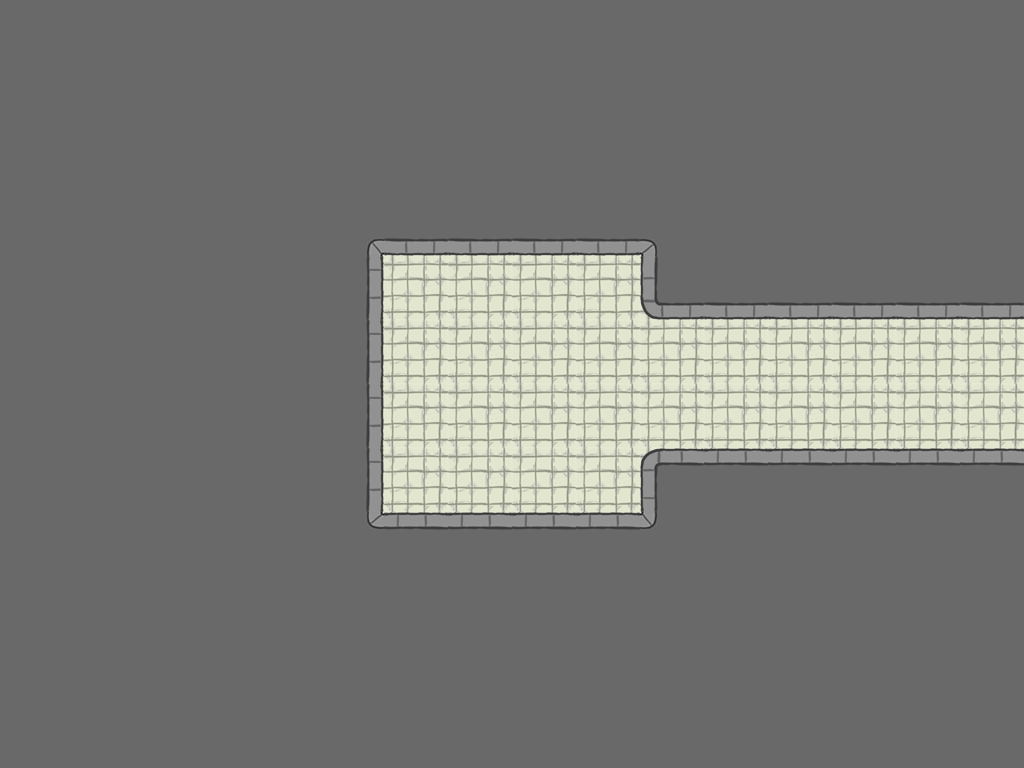

A 2D game scene composited from a Tiled map and its tileset images. What follows is a short description and the map's XML, with every tile layer's data as written:
An orthogonal 16x12 tile map with 64x64 px tiles, 1 tile layer (Tiles) and 2 objects (Door, Controls).

<map version="1.0" orientation="orthogonal" width="16" height="12" tilewidth="64" tileheight="64">
 <tileset firstgid="1" name="tileset" tilewidth="64" tileheight="64">
  <image source="../TileSets/tileset.png" width="384" height="192" />
  <tile id="0">
   <properties>
    <property name="walkCost" value="100" />
   </properties>
  </tile>
  <tile id="1">
   <properties>
    <property name="walkCost" value="100" />
   </properties>
  </tile>
  <tile id="6">
   <properties>
    <property name="walkCost" value="100" />
   </properties>
  </tile>
 </tileset>
 <layer name="Tiles" width="16" height="12">
  <data>
   <tile gid="8" />
   <tile gid="8" />
   <tile gid="8" />
   <tile gid="8" />
   <tile gid="8" />
   <tile gid="8" />
   <tile gid="8" />
   <tile gid="8" />
   <tile gid="8" />
   <tile gid="8" />
   <tile gid="8" />
   <tile gid="8" />
   <tile gid="8" />
   <tile gid="8" />
   <tile gid="8" />
   <tile gid="8" />
   <tile gid="8" />
   <tile gid="8" />
   <tile gid="8" />
   <tile gid="8" />
   <tile gid="8" />
   <tile gid="8" />
   <tile gid="8" />
   <tile gid="8" />
   <tile gid="8" />
   <tile gid="8" />
   <tile gid="8" />
   <tile gid="8" />
   <tile gid="8" />
   <tile gid="8" />
   <tile gid="8" />
   <tile gid="8" />
   <tile gid="8" />
   <tile gid="8" />
   <tile gid="8" />
   <tile gid="8" />
   <tile gid="8" />
   <tile gid="8" />
   <tile gid="8" />
   <tile gid="8" />
   <tile gid="8" />
   <tile gid="8" />
   <tile gid="8" />
   <tile gid="8" />
   <tile gid="8" />
   <tile gid="8" />
   <tile gid="8" />
   <tile gid="8" />
   <tile gid="8" />
   <tile gid="8" />
   <tile gid="8" />
   <tile gid="8" />
   <tile gid="8" />
   <tile gid="17" />
   <tile gid="4" />
   <tile gid="4" />
   <tile gid="4" />
   <tile gid="4" />
   <tile gid="16" />
   <tile gid="8" />
   <tile gid="8" />
   <tile gid="8" />
   <tile gid="8" />
   <tile gid="8" />
   <tile gid="8" />
   <tile gid="8" />
   <tile gid="8" />
   <tile gid="8" />
   <tile gid="8" />
   <tile gid="5" />
   <tile gid="1" />
   <tile gid="1" />
   <tile gid="1" />
   <tile gid="1" />
   <tile gid="11" />
   <tile gid="4" />
   <tile gid="4" />
   <tile gid="4" />
   <tile gid="4" />
   <tile gid="4" />
   <tile gid="8" />
   <tile gid="8" />
   <tile gid="8" />
   <tile gid="8" />
   <tile gid="8" />
   <tile gid="5" />
   <tile gid="1" />
   <tile gid="1" />
   <tile gid="1" />
   <tile gid="1" />
   <tile gid="1" />
   <tile gid="1" />
   <tile gid="1" />
   <tile gid="1" />
   <tile gid="1" />
   <tile gid="1" />
   <tile gid="8" />
   <tile gid="8" />
   <tile gid="8" />
   <tile gid="8" />
   <tile gid="8" />
   <tile gid="5" />
   <tile gid="1" />
   <tile gid="1" />
   <tile gid="1" />
   <tile gid="1" />
   <tile gid="1" />
   <tile gid="1" />
   <tile gid="1" />
   <tile gid="1" />
   <tile gid="1" />
   <tile gid="1" />
   <tile gid="8" />
   <tile gid="8" />
   <tile gid="8" />
   <tile gid="8" />
   <tile gid="8" />
   <tile gid="5" />
   <tile gid="1" />
   <tile gid="1" />
   <tile gid="1" />
   <tile gid="1" />
   <tile gid="10" />
   <tile gid="3" />
   <tile gid="3" />
   <tile gid="3" />
   <tile gid="3" />
   <tile gid="3" />
   <tile gid="8" />
   <tile gid="8" />
   <tile gid="8" />
   <tile gid="8" />
   <tile gid="8" />
   <tile gid="18" />
   <tile gid="3" />
   <tile gid="3" />
   <tile gid="3" />
   <tile gid="3" />
   <tile gid="15" />
   <tile gid="8" />
   <tile gid="8" />
   <tile gid="8" />
   <tile gid="8" />
   <tile gid="8" />
   <tile gid="8" />
   <tile gid="8" />
   <tile gid="8" />
   <tile gid="8" />
   <tile gid="8" />
   <tile gid="8" />
   <tile gid="8" />
   <tile gid="8" />
   <tile gid="8" />
   <tile gid="8" />
   <tile gid="8" />
   <tile gid="8" />
   <tile gid="8" />
   <tile gid="8" />
   <tile gid="8" />
   <tile gid="8" />
   <tile gid="8" />
   <tile gid="8" />
   <tile gid="8" />
   <tile gid="8" />
   <tile gid="8" />
   <tile gid="8" />
   <tile gid="8" />
   <tile gid="8" />
   <tile gid="8" />
   <tile gid="8" />
   <tile gid="8" />
   <tile gid="8" />
   <tile gid="8" />
   <tile gid="8" />
   <tile gid="8" />
   <tile gid="8" />
   <tile gid="8" />
   <tile gid="8" />
   <tile gid="8" />
   <tile gid="8" />
   <tile gid="8" />
   <tile gid="8" />
   <tile gid="8" />
   <tile gid="8" />
   <tile gid="8" />
   <tile gid="8" />
   <tile gid="8" />
   <tile gid="8" />
   <tile gid="8" />
   <tile gid="8" />
   <tile gid="8" />
   <tile gid="8" />
  </data>
 </layer>
 <objectgroup name="Objects" width="16" height="12">
  <object name="DoorYellow" type="Door" x="959" y="345" width="64" height="64">
   <properties>
    <property name="direction" value="right" />
    <property name="locked" value="0" />
   </properties>
  </object>
  <object name="Controls" type="Controls" x="384" y="255" width="256" height="64">
   <properties>
    <property name="angle" value="0" />
   </properties>
  </object>
 </objectgroup>
</map>
